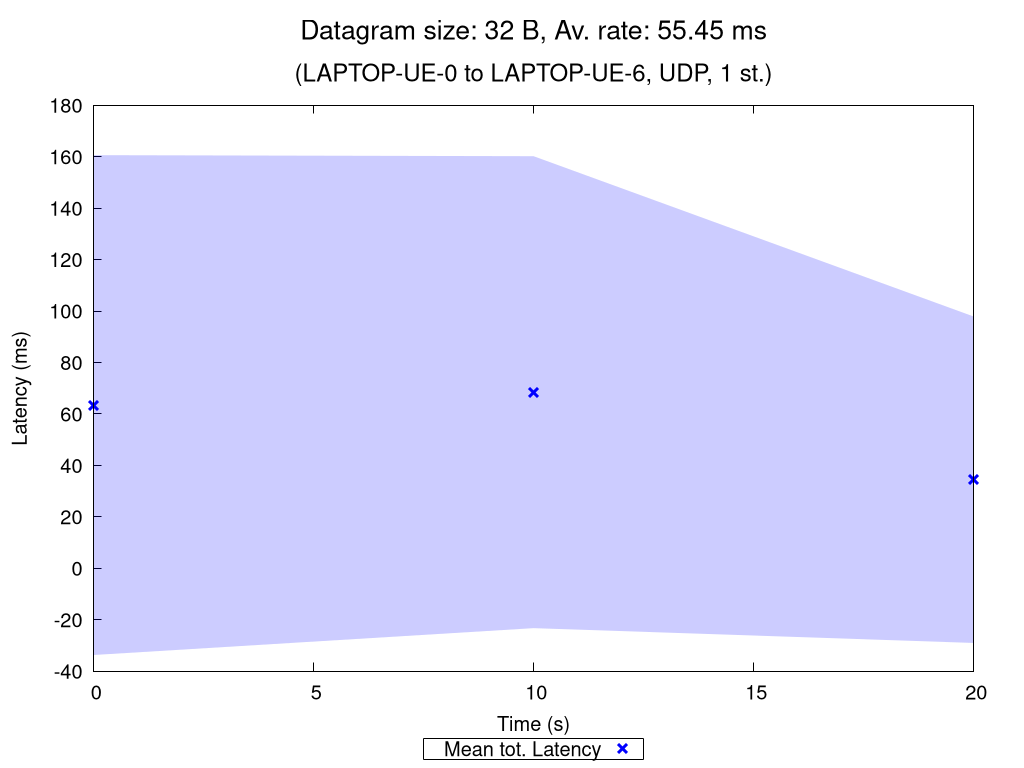

Write gnuplot code to recreate this figure.
set terminal pngcairo nocrop enhanced size 1024,768 font "Verdana,15"
set output "UDP_1_st_2020_11_02_12-58-35_one2two_00032B.png"

set title "{/=20 Datagram size: 32 B, Av. rate: 55.45 ms}\n\n{/=18 (LAPTOP-UE-0 to LAPTOP-UE-6, UDP, 1 st.)}"

set xlabel "Time (s)"
set ylabel "Latency (ms)"
set ytics nomirror
set key bmargin center horizontal box samplen 1 width -1
set bmargin 4.6
set rmargin 4.5

rf = 1.0  # rate factor
set style fill transparent solid 0.2 noborder
set autoscale xfix
plot "UDP_1_st_2020_11_02_12-58-35_one2two_00032B_iperf_processed.dat" using 1:($2/rf-$3/rf):($2/rf+$3/rf) with filledcurves lc rgb "blue" notitle, \
     "" using 1:($2/rf) with points pt 2 ps 1.5 lw 3 lc rgb "blue" title "Mean tot. Latency", \
